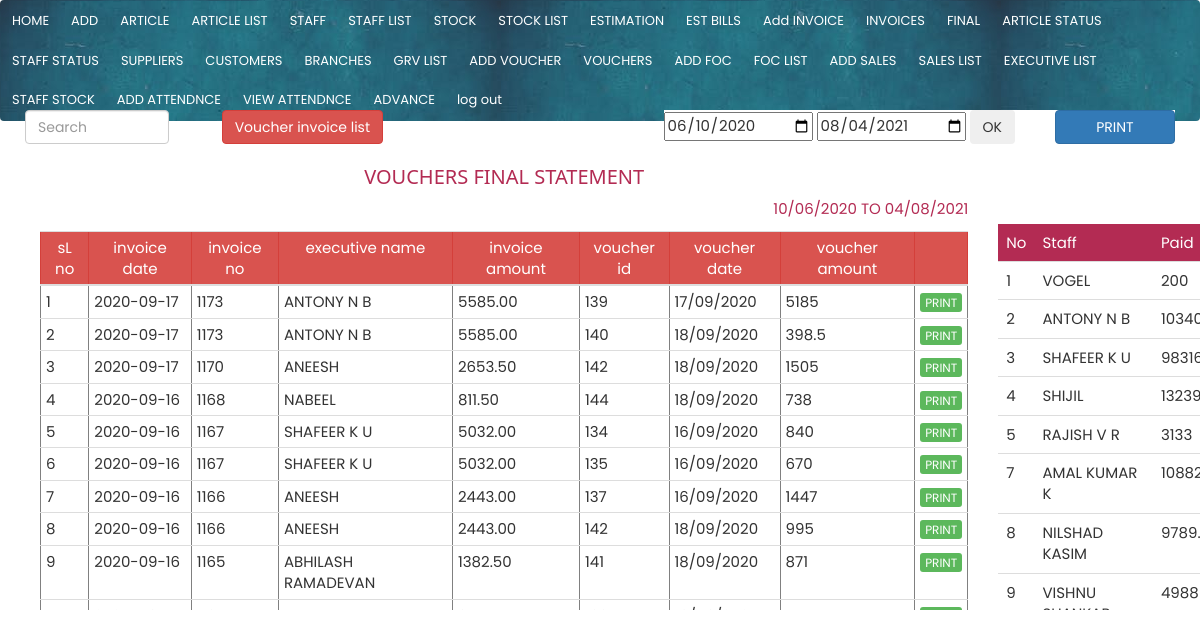
The page /view/vouchers1.php (signed in) on the database its author committed.
### tables this page shows
CREATE TABLE `voucher_details` (
  `id` int(11) NOT NULL,
  `voucher_id` int(11) NOT NULL,
  `invoice_no` int(11) NOT NULL,
  `paid` varchar(250) NOT NULL,
  `method` int(11) NOT NULL,
  `balance` decimal(11,2) NOT NULL
);

CREATE TABLE `sales` (
  `sales_id` int(11) NOT NULL,
  `invoice_no` varchar(250) NOT NULL,
  `sales_date` date NOT NULL,
  `sales_time` time NOT NULL,
  `customer_id` int(11) NOT NULL,
  `staff_id` int(11) NOT NULL,
  `sales` decimal(11,2) NOT NULL,
  `profit` decimal(11,2) NOT NULL,
  `paid` varchar(250) NOT NULL,
  `enter_datetime` datetime NOT NULL DEFAULT current_timestamp(),
  `category` int(11) NOT NULL DEFAULT 0,
  `total` decimal(11,2) NOT NULL
);

CREATE TABLE `staffs` (
  `staff_id` int(11) NOT NULL,
  `staff_name` varchar(250) NOT NULL,
  `branch_id` int(11) NOT NULL,
  `salary` varchar(250) NOT NULL,
  `amount_limit` decimal(11,2) NOT NULL,
  `credit_amount` varchar(250) NOT NULL,
  `staff_ta` decimal(11,2) NOT NULL,
  `staff_allowance` decimal(11,2) NOT NULL,
  `staff_incentive` decimal(11,2) NOT NULL,
  `advance_limit` decimal(11,2) NOT NULL,
  `area` varchar(250) NOT NULL,
  `category` int(11) NOT NULL,
  `first_name` varchar(250) NOT NULL
);

CREATE TABLE `voucher` (
  `voucher_id` int(11) NOT NULL,
  `voucher_date` date NOT NULL,
  `voucher_time` time NOT NULL,
  `staff_id` int(11) NOT NULL,
  `voucher_amount` varchar(250) NOT NULL
);

### connect.php (called while the page is built, shortened)
<?php
   $date = date("Y-m-d");
?>

### view/vouchers1.php (the view, shortened to what this page needs)
<?php
include '../connect.php';
include("../main/navbar.php");
$from_date='2020-06-10';
$to_date=$date;
$sales_sql = "SELECT sales.sales_date,voucher_details.invoice_no,staffs.staff_name,sales.total, voucher.voucher_id,voucher.voucher_date,voucher_details.paid,(sales.total-sales.paid) as balance FROM `voucher_details` LEFT JOIN voucher on voucher.voucher_id=voucher_details.voucher_id LEFT JOIN sales on sales.invoice_no=voucher_details.invoice_no LEFT JOIN staffs on staffs.staff_id=sales.staff_id ORDER BY invoice_no DESC";
?>
<!DOCTYPE html>
<html>
<head>
</head>
<body>
     <div class="col-lg-2" ><input  placeholder="Search" id="myInput" type="text" class="form-control" style="width: 12vw;color: black;margin-bottom: 1vw;">   </div>
       <div class="col-lg-2" ><a class="btn btn-danger" href="../view/view_vouchers.php">Voucher invoice list </a></div>
     <div class="col-lg-8" >
<table style="float: right;">
  <tr>
    <td>
<input  type="date" name="from_date" value="<?php echo $from_date;?>" id="from_date">
<input  type="date" name="to_date" value="<?php echo $to_date;?>" id="to_date">
<button class="btn btn-md" onclick="date_filter();">OK </button>
<button style="margin-left: 3vw;width: 10vw;" class="btn btn-primary"  onclick="print_page()">PRINT </button>
    </td>
  </tr>
</table>
</div>
<div class="col-lg-12">
    <div id="printableArea"  class="col-md-10" style="overflow: auto; ">
      <span style="text-align: center;"><h4>VOUCHERS FINAL STATEMENT   </h4> <p style="float: right;"> <?php echo date("d/m/Y", strtotime($from_date));?> TO <?php echo date("d/m/Y", strtotime($to_date));?> </p> </span>
      <table border="1" class="table  table-hover table-condensed"  style="*font-size: .8vw;" >
              <tr class="btn-danger" >
<td style="text-align: center;" >sL no</td>
<td style="text-align: center;" >invoice date</td>
<td style="text-align: center;" >invoice no</td>
<td style="text-align: center;">executive name </td>
<td style="text-align: center;" >invoice amount</td>
<td style="text-align: center;">voucher id  </td>
<td style="text-align: center;">voucher date </td>
<td style="text-align: center;">voucher amount </td>
<td id="printPageButton"></td>
</tr>
<tbody id="table">
  <?php
$query = mysqli_query($conn, $sales_sql);
$slno=1;
while ($fetch = mysqli_fetch_array($query))
{
$sales_date= $fetch["sales_date"];
$invoice_no= $fetch["invoice_no"];
$staff_name= $fetch["staff_name"];
$total= $fetch["total"];
$voucher_id= $fetch["voucher_id"];
$voucher_date= $fetch["voucher_date"];
$paid= $fetch["paid"];
      $voucher_date = date("d/m/Y", strtotime($voucher_date));
?>
   <tr style="cursor: pointer;">
     <td > <?php echo $slno; ?> </td>
     <td > <?php echo $sales_date; ?> </td>
     <td > <?php echo $invoice_no; ?> </td>
     <td > <?php echo $staff_name; ?> </td>
     <td > <?php echo $total; ?> </td>
     <td > <?php echo $voucher_id; ?> </td>
     <td > <?php echo $voucher_date; ?> </td>
     <td > <?php echo $paid; ?> </td>
     <td id="printPageButton"><a class="btn-xs btn-success" style="width: 100%"
     href="../print/voucher_receipt.php?voucher_id=<?php echo $voucher_id;?>"> PRINT </a></td>
   </tr>
    <?php $slno++;
}
?>
</tbody>
</table>
</div>
<div class="col-lg-2">
  <br>
  <br>
  <br>
  <table class="table">
    <thead>
    <tr>
      <td>No</td>
      <td>Staff</td>
      <td> Paid</td>
    </tr>
    </thead>
    <?php
$sql_voucher="SELECT SUM(voucher.voucher_amount) as amount,staffs.staff_name,staffs.staff_id FROM `voucher` LEFT JOIN staffs on staffs.staff_id=voucher.staff_id GROUP BY staffs.staff_name ORDER by staff_id asc";
$query=mysqli_query($conn,$sql_voucher);
while ($fetch=mysqli_fetch_array($query)) {
 ?>
 <tr>
   <td><?php echo $fetch["staff_id"];?></td>
   <td><?php echo $fetch["staff_name"];?></td>
   <td><?php echo round($fetch["amount"],2)?></td>
 </tr>
 <?php
}
?>
  </table>
</div>
</div>
</body>
</html>

### css/w3.css (style rules this page uses)
html { box-sizing:border-box }
*,*:before,*:after { box-sizing:inherit }
html { -ms-text-size-adjust:100%;-webkit-text-size-adjust:100% }
body { margin:0 }
a { background-color:transparent }
button,input,select,textarea,optgroup { font:inherit;margin:0 }
button,input { overflow:visible }
button,select { text-transform:none }
button,[type=button],[type=reset],[type=submit] { -webkit-appearance:button }
html,body { font-family:Verdana,sans-serif;font-size:15px;line-height:1.5 }
html { overflow-x:hidden }
h4 { font-size:20px }
h1,h2,h3,h4,h5,h6 { font-family:"Segoe UI",Arial,sans-serif;font-weight:400;margin:10px 0 }
a { color:inherit }

### main/navbar.php (style rules this page uses)
body { margin:0; }

### rows shown on the page
voucher_details: sales.sales_date "2020-09-17", invoice_no "1173", staffs.staff_name "ANTONY N B", sales.total "5585.00", voucher.voucher_id "139", voucher.voucher_date "17/09/2020", paid "5185"
voucher_details: sales.sales_date "2020-09-17", invoice_no "1173", staffs.staff_name "ANTONY N B", sales.total "5585.00", voucher.voucher_id "140", voucher.voucher_date "18/09/2020", paid "398.5"
voucher_details: sales.sales_date "2020-09-17", invoice_no "1170", staffs.staff_name "ANEESH", sales.total "2653.50", voucher.voucher_id "142", voucher.voucher_date "18/09/2020", paid "1505"
voucher_details: sales.sales_date "2020-09-16", invoice_no "1168", staffs.staff_name "NABEEL", sales.total "811.50", voucher.voucher_id "144", voucher.voucher_date "18/09/2020", paid "738"
voucher_details: sales.sales_date "2020-09-16", invoice_no "1167", staffs.staff_name "SHAFEER K U", sales.total "5032.00", voucher.voucher_id "134", voucher.voucher_date "16/09/2020", paid "840"
voucher_details: sales.sales_date "2020-09-16", invoice_no "1167", staffs.staff_name "SHAFEER K U", sales.total "5032.00", voucher.voucher_id "135", voucher.voucher_date "16/09/2020", paid "670"
voucher_details: sales.sales_date "2020-09-16", invoice_no "1166", staffs.staff_name "ANEESH", sales.total "2443.00", voucher.voucher_id "137", voucher.voucher_date "16/09/2020", paid "1447"
voucher_details: sales.sales_date "2020-09-16", invoice_no "1166", staffs.staff_name "ANEESH", sales.total "2443.00", voucher.voucher_id "142", voucher.voucher_date "18/09/2020", paid "995"
voucher_details: sales.sales_date "2020-09-16", invoice_no "1165", staffs.staff_name "ABHILASH RAMADEVAN", sales.total "1382.50", voucher.voucher_id "141", voucher.voucher_date "18/09/2020", paid "871"

### other values the page prints
date("d/m/Y", strtotime($from_date)) "10/06/2020"
date("d/m/Y", strtotime($to_date)) "04/08/2021"
